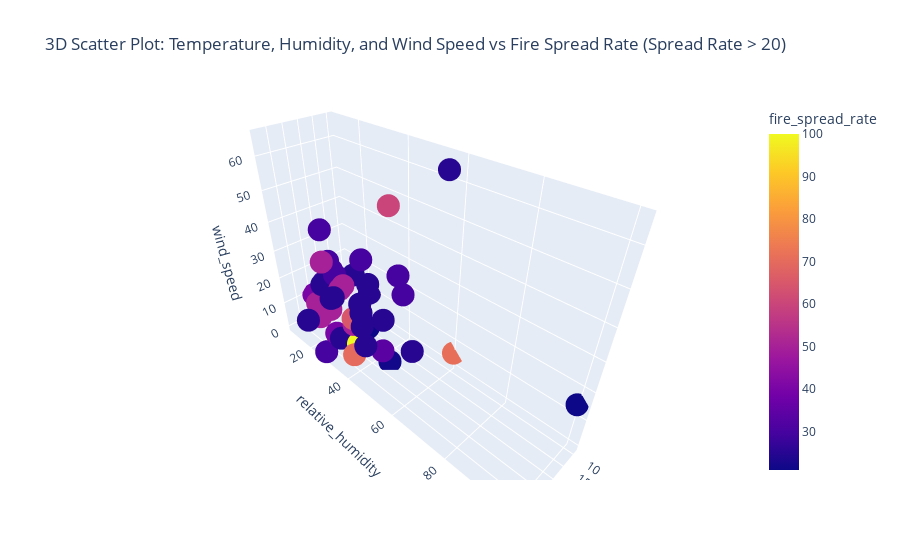

The notebook cell this image was saved under:
### Markdown cell above
Analysis:  Most of the large impact fires occur when the temperature is between 20 and 30 C and windspeed is between 0 and 40 km per hr

### Code cell
import plotly.express as px
df_filtered = df[df['fire_spread_rate'] > 20]

fig_3d = px.scatter_3d(
    df_filtered,  
    x='temperature',
    y='relative_humidity',
    z='wind_speed',
    color='fire_spread_rate',  
    title='3D Scatter Plot: Temperature, Humidity, and Wind Speed vs Fire Spread Rate (Spread Rate > 20)'
)

fig_3d.show()

### Figure 1 — Plotly figure (JSON) as saved in the notebook; plotly's stock layout.template omitted (floating-point values rounded to 4 significant figures)
{"data": [{"hovertemplate": "temperature=%{x}<br>relative_humidity=%{y}<br>wind_speed=%{z}<br>fire_spread_rate=%{marker.color}<extra></extra>", "legendgroup": "", "marker": {"color": [35, 30, 50, 30, 25, 25, 30, 40, 30, 100, 25, 30, 30, 70, 30, 30, 30, 25, 65, 25, 40, 50, 50, 25, 21, 25, 25, 25, 25, 21, 21, 25, 30, 34, 25, 71, 50, 60, 50, 22, 30, 25, 25, 25, 50, 50, 50], "coloraxis": "coloraxis", "symbol": "circle"}, "mode": "markers", "name": "", "scene": "scene", "showlegend": false, "type": "scatter3d", "x": [25, 24, 25, 32, 17, 25, 13, 25, 20, 27, 15, 23, 21, 31, 19, 34, 24, 24, 26, 15, 30, 26, 27, 29, 10, 29.8, 28, 23, 26, 25, 22, 19, 23, 23, 28, 9, 23, 16, 26, 22, 14, 11, 32, 31, 26, 24.7, 25.5], "y": [26, 20, 26, 30, 30, 16, 42, 10, 15, 36, 60, 18, 18, 39, 30, 28, 16, 45, 33, 20, 29, 14, 15, 28, 100, 31, 40, 33, 22, 35, 35, 52, 14, 43, 41, 60, 25, 40, 21, 45, 41, 23, 16, 44, 18, 17, 32.5], "z": [20, 14, 20, 45, 20, 17, 20, 10, 20, 5, 65, 26, 20, 5, 30, 1, 9, 18, 13, 18, 7, 3, 10, 20, 15, 6, 15, 17, 15, 5, 8, 7, 16, 4, 8, 5, 20, 50, 10, 0, 27, 10, 6, 24, 11, 26, 10]}], "layout": {"autosize": true, "coloraxis": {"colorbar": {"title": {"text": "fire_spread_rate"}}, "colorscale": [[0, "#0d0887"], [0.1111, "#46039f"], [0.2222, "#7201a8"], [0.3333, "#9c179e"], [0.4444, "#bd3786"], [0.5556, "#d8576b"], [0.6667, "#ed7953"], [0.7778, "#fb9f3a"], [0.8889, "#fdca26"], [1, "#f0f921"]]}, "legend": {"tracegroupgap": 0}, "scene": {"aspectmode": "auto", "aspectratio": {"x": 0.4745, "y": 1.708, "z": 1.234}, "domain": {"x": [0, 1], "y": [0, 1]}, "xaxis": {"title": {"text": "temperature"}, "type": "linear"}, "yaxis": {"title": {"text": "relative_humidity"}, "type": "linear"}, "zaxis": {"title": {"text": "wind_speed"}, "type": "linear"}}, "title": {"text": "3D Scatter Plot: Temperature, Humidity, and Wind Speed vs Fire Spread Rate (Spread Rate > 20)"}}}
